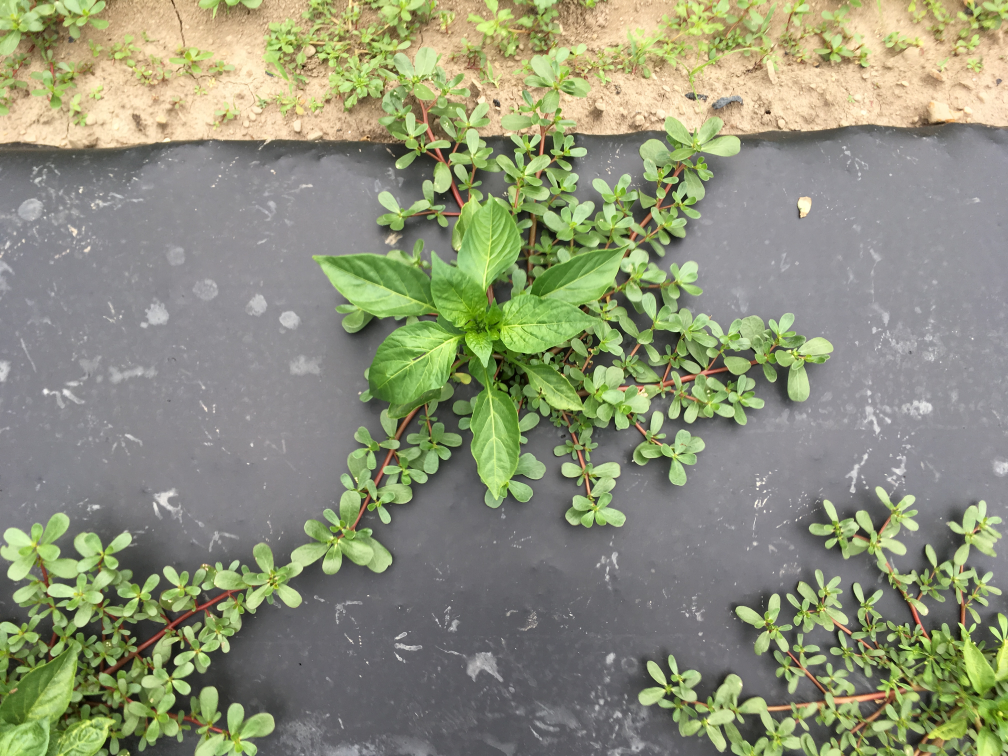
#> input picture images/crops_weed/IMG_1888.JPG, 4032 x 3024 px (shown at 1/4 size); its folder holds only this picture in this run
$ jupyter execute test1_label.ipynb   (older library calls are emulated)
#> lines starting #> are read from the running program, lines starting #| are printed output that depends on the picture
[cell 1]
#http://scikit-image.org/docs/dev/auto_examples/segmentation/plot_segmentations.html
from scipy import misc
import matplotlib.pyplot as plt
import glob
import numpy as np
import pickle

[cell 2]
cropsnames=glob.glob("/home/prapan/Documents/images/crops_weed/*")

[cell 3]
cropspics=[]
xsize=400
ysize=400
for name in cropsnames:
	pic=misc.imread(name)
#> pic is the input picture: shape (3024, 4032, 3); mean R, G, B 142.4, 146.3, 121
	cropspics.append(misc.imresize(pic,(xsize,ysize)))

numofpics=len(cropspics)
#> numofpics = 1
print(cropspics[0].dtype)
#| uint8
print(numofpics)
#| 1
print(cropspics[0].shape)
#| (400, 400, 3)

allimages=np.empty(shape=[numofpics,xsize,ysize,3])
for i in range(numofpics):
	allimages[i]=cropspics[i].astype(dtype="float32")
allimages/=255
plt.imshow(allimages[0])
plt.show()
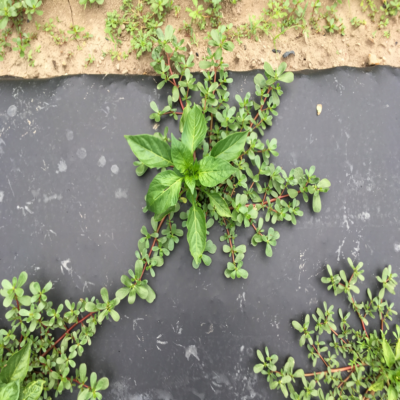
#> shown: shape (400, 400, 3) float64; mean R, G, B 0.558, 0.574, 0.474

[cell 4]
histo = np.histogram(allimages[0], bins=np.arange(0, 256))
plt.hist(histo)
plt.show()
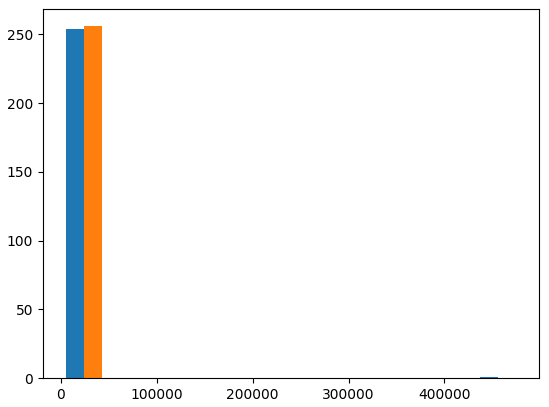
#> figure drawn by matplotlib, 1 panel; tallest bar 254 high, from x = 4798.4 to 23992; tallest bar 256 high, from x = 23992 to 43185.5

[cell 5]
from skimage.data import astronaut
from skimage.color import rgb2gray
from skimage.filters import sobel
from skimage.segmentation import felzenszwalb, slic, quickshift, watershed
from skimage.segmentation import mark_boundaries
from skimage.util import img_as_float

[cell 6]
#img = img_as_float(allimages[0][::2, ::2])
img = allimages[0]

segments_fz = felzenszwalb(img, scale=100, sigma=0.5, min_size=50)
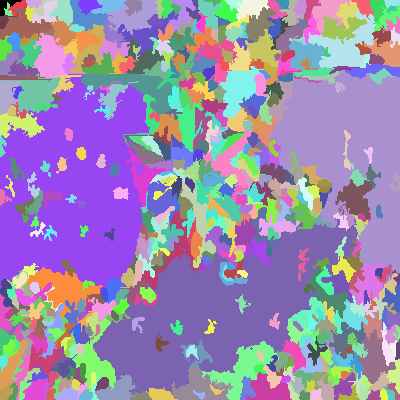
#> segments_fz: shape (400, 400) int64; 558 distinct labels, from 0 to 557; one colour per label, 0 black
segments_slic = slic(img, n_segments=250, compactness=10, sigma=1)
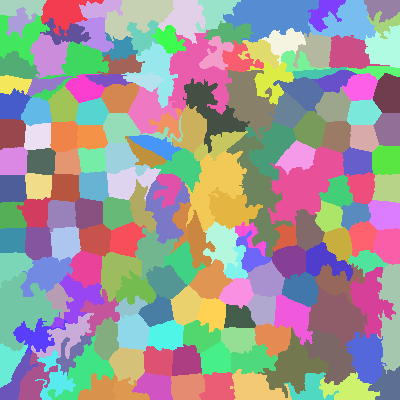
#> segments_slic: shape (400, 400) int64; 180 distinct labels, from 1 to 180; one colour per label, 0 black
segments_quick = quickshift(img, kernel_size=3, max_dist=6, ratio=0.5)
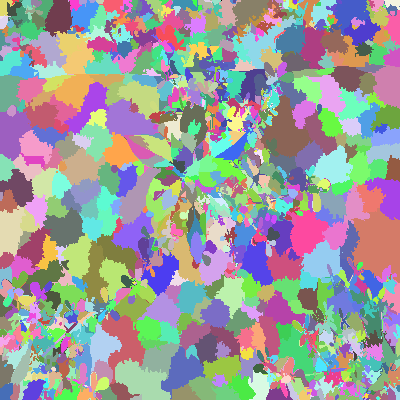
#> segments_quick: shape (400, 400) int64; 1252 distinct labels, from 0 to 1251; one colour per label, 0 black
gradient = sobel(rgb2gray(img))
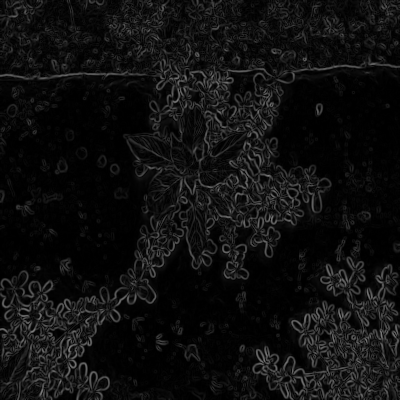
#> gradient: shape (400, 400) float64; min 0, max 0.505, mean 0.0616
segments_watershed = watershed(gradient, markers=250, compactness=0.001)
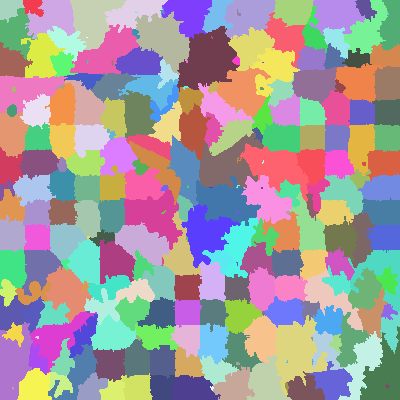
#> segments_watershed: shape (400, 400) int64; 256 distinct labels, from 1 to 256; one colour per label, 0 black

print("Felzenszwalb number of segments: {}".format(len(np.unique(segments_fz))))
#| Felzenszwalb number of segments: 558
print('SLIC number of segments: {}'.format(len(np.unique(segments_slic))))
#| SLIC number of segments: 180
print('Quickshift number of segments: {}'.format(len(np.unique(segments_quick))))
#| Quickshift number of segments: 1252
print('Compact watershed number of segments: {}'.format(len(np.unique(segments_watershed))))
#| Compact watershed number of segments: 256

[cell 7]
fig, ax = plt.subplots(2, 2, figsize=(10, 10), sharex=True, sharey=True,
                       subplot_kw={'adjustable': 'box-forced'})

ax[0, 0].imshow(mark_boundaries(img, segments_fz))
ax[0, 0].set_title("Felzenszwalbs's method")
ax[0, 1].imshow(mark_boundaries(img, segments_slic))
ax[0, 1].set_title('SLIC')
ax[1, 0].imshow(mark_boundaries(img, segments_quick))
ax[1, 0].set_title('Quickshift')
ax[1, 1].imshow(mark_boundaries(img, segments_watershed))
ax[1, 1].set_title('Compact watershed')

for a in ax.ravel():
    a.set_axis_off()

plt.tight_layout()
plt.show()
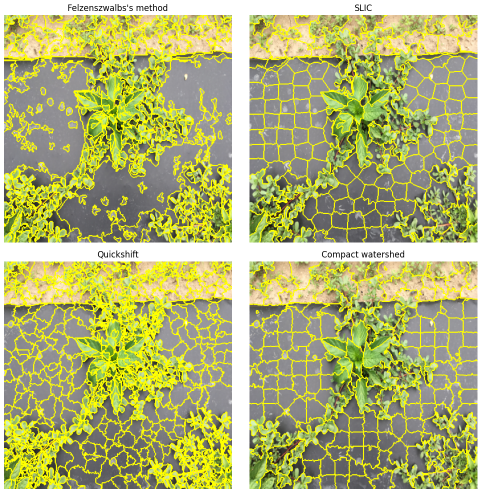
#> figure drawn by matplotlib, 4 panels

[cell 8]
print(segments_fz[0].size)
#| 400
print(segments_fz[:,:])
#> (printed output is left out)
np.savetxt("weed_segments_fz.csv",segments_fz[:,:],delimiter=",")
